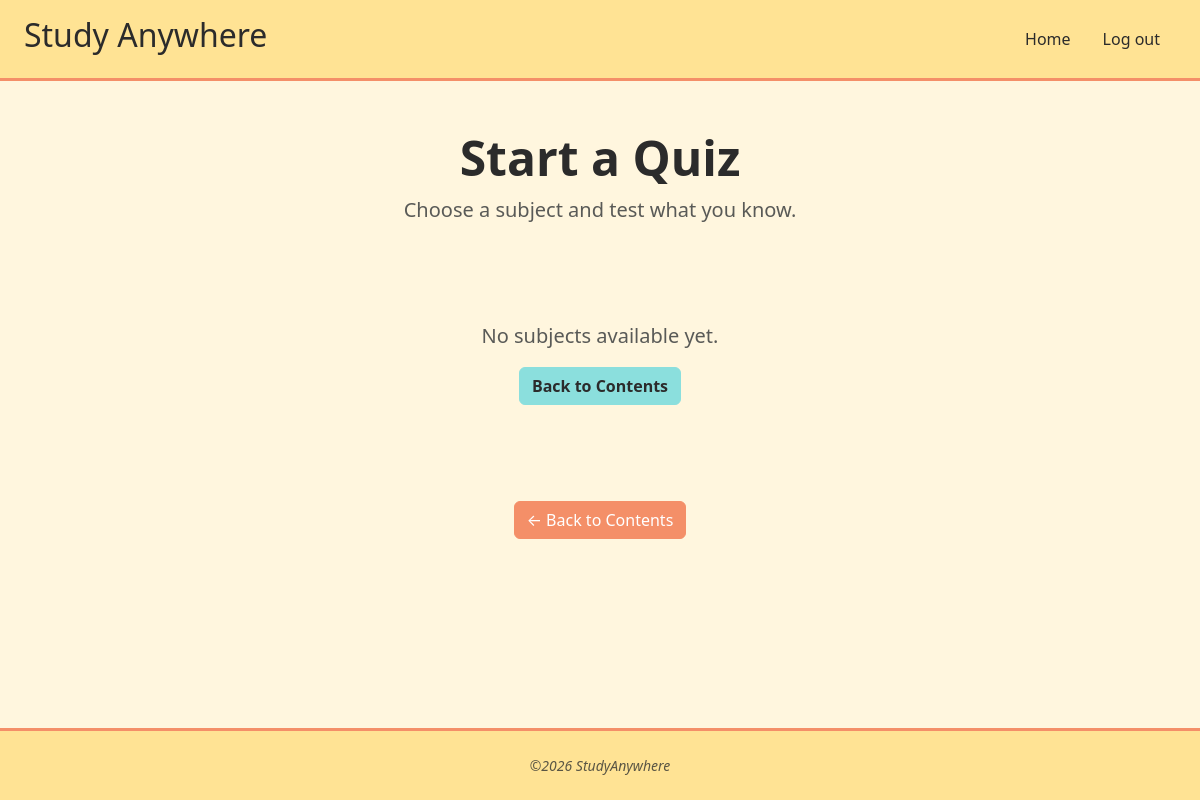
Page /start_quiz (signed in) on the earlier database version.
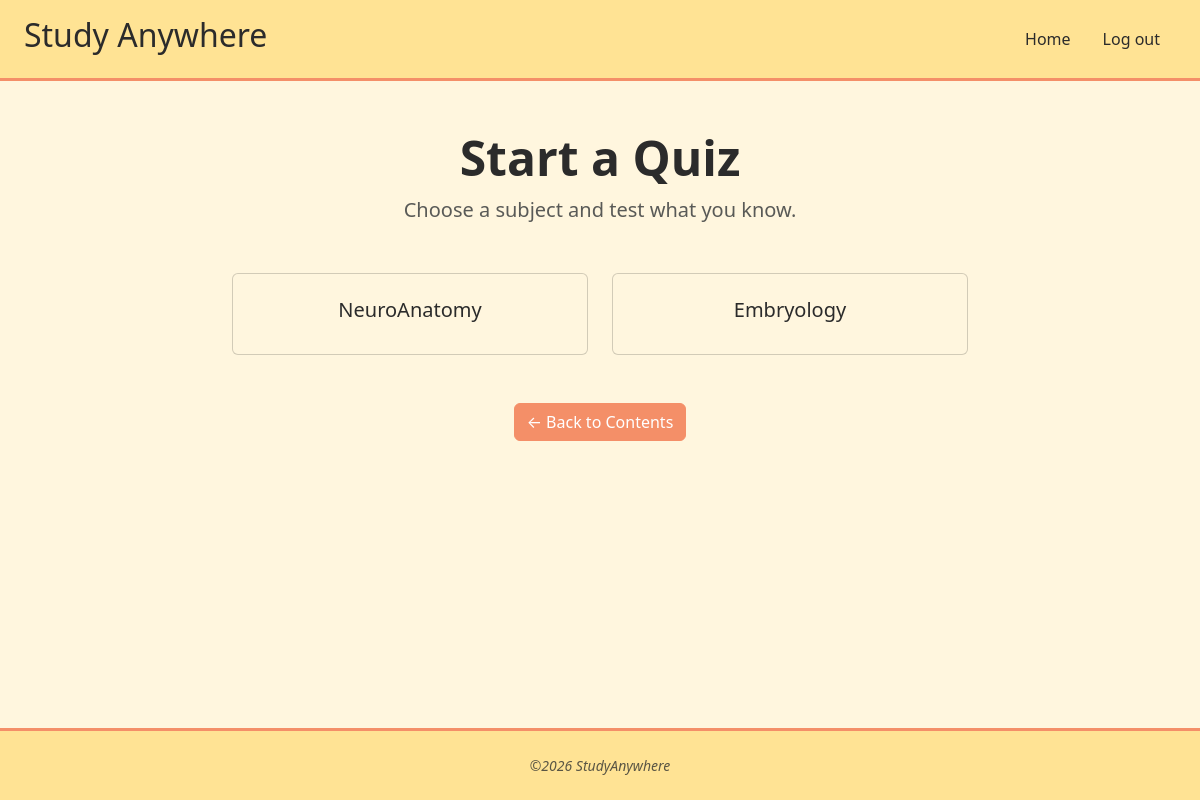
Same page on the later database version.
### main.py (models this page shows)
class Subject(db.Model):
    __tablename__ = "subjects"
    id: Mapped[int] = mapped_column(Integer, primary_key=True)
    name: Mapped[str] = mapped_column(String(100), unique=True)
    questions = relationship("Questions", back_populates="subject", cascade="all, delete-orphan")

### main.py (the view)
@app.route("/start_quiz")
@login_required
def start_quiz():
    my_subjects = [r.subject for r in current_user.results]
    return render_template("quiz.html", subjects=my_subjects)

### main.py (called while the page is built)
@login_manager.user_loader
def load_user(user_id):
    return db.session.get(User, int(user_id))

### templates/quiz.html (shortened to what this page needs)
{% extends "base.html" %}
{% block content %}
<section class="quiz-page py-4">
  <div class="text-center mb-5">
    <h1 class="display-5 fw-bold">Start a Quiz</h1>
    <p class="lead text-muted mb-0">Choose a subject and test what you know.</p>
  </div>
  {% if subjects %}
  <div class="row g-4 justify-content-center">
    {% for subject in subjects %}
<div class="col-sm-6 col-lg-4">
  <a href="{{ url_for('quiz', subject_id=subject.id) }}" class="text-decoration-none">
    <div class="card h-100 text-center"><div class="card-body py-4">
      <h5>{{ subject.name }}</h5>
    </div></div>
  </a>
</div>
{% endfor %}
  </div>
  {% else %}
  <div class="text-center py-5">
    <p class="text-muted fs-5">No subjects available yet.</p>
    <a href="{{ url_for('contents') }}" class="btn btn-primary">Back to Contents</a>
  </div>
  {% endif %}
  <div class="text-center mt-5">
    <a href="{{ url_for('contents') }}" class="btn btn-accent">&larr; Back to Contents</a>
  </div>
</section>
{% endblock %}

Differences in the rows shown:
added Subject: name "NeuroAnatomy"
added Subject: name "Embryology"
Other differences:
text no longer shown: "No subjects available yet. Back to Contents"
